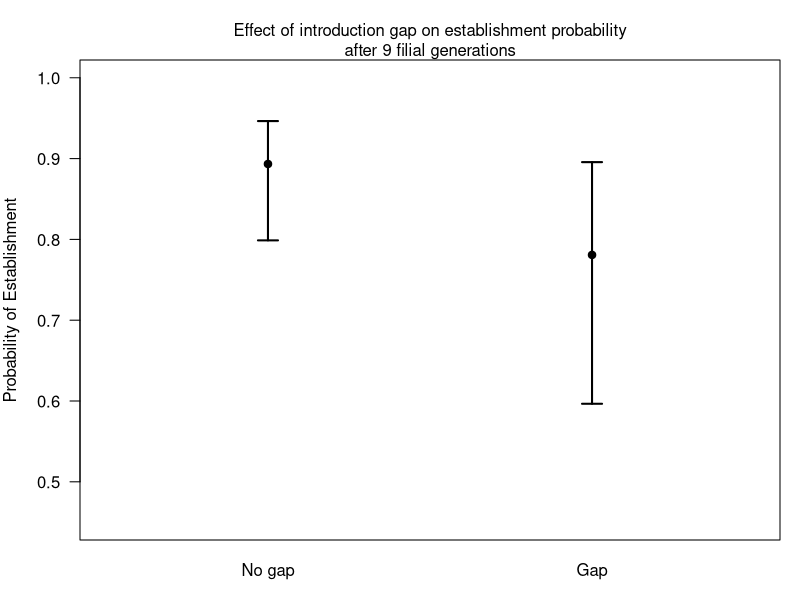

Write the R code that produced this figure. (Note: this script raises an error after producing the figure.)
#### Title: Extinction probability analysis ####
###
### Author: Michael Koontz
### Email: mikoontz@gmail.com
###
### Date Created: 20150502
### Penultimate Updated: 20160124 (Changed frame of reference from extinction to establishment)
### Last Updated: 20161120
###
#### Purpose: Use tidy extinction data to assess the probability of extinction depending on different covariates. ####
###
### There are 5 different analysis presented here. 

### The first uses generation 9 (the end of the experiment) as the fixed point where we assess whether or not a population has established.

### The second analysis uses generation 6 as the fixed point where we assess whether or not a population has established. Generation 6 is after all introductions have completed, but before we see the rapid decline in population abundance that may indicate an additional biological process is at work.

### The third analysis uses all generations after introductions are complete (5 through 9) and includes a random effect of population ID to account for the repeated measures. This analysis was halted early on due to an inability to fit the models to the data.

### The fourth analysis uses generation 5 as the fixed point where we assess whether or not a population has established. Generation 5 is the first generation after all introductions have completed for all populations.

### The fifth analysis uses a relative timepoint to measure extant/extinct. Here, we assess establishment 5 generations after the final introduction event for each introduction regime. Since the 20x1 introduction regime took 1 generation to implement (new individuals to a patch in generation P), we look at generation 5 (F5) for establishment. Since the 4x5 introduction regime took 5 generations to implement (new individuals to a patch in generations P, F1, F2, F3, F4), we look at generation 9 (F9) for establishment. This analysis preempts the counterargument that the fewer, larger introductions had more time to go extinct, thus we see they have a lower estimated establishment probability at any given absolute time point.

#### Load libraries, read data, and set it up for analysis ####
# Clear environment if necessary
# rm(list=ls())

library(lme4)
library(lsmeans)
library(multcompView)
library(tidyr)

b <- read.csv("data/clean-establishment-data.csv")
b$number <- as.factor(b$number)
b$block <- as.factor(b$block)
b$gap <- as.factor(b$gap)


##### Analysis 1: Extant/extinct assessment at generation 9 #####

#### Analysis 1: Assessing effect of the introduction gap ####

# Subset data to represent the only blocks and introduction treatments that COULD have experienced introduction gaps
gap.potential <- subset(b, subset=(block!=3)&(number%in%c(2,4)))

# We use a simple random effects structure here, because there is far less data in this subsetted dataset. Use extant assessment at generation 10 (9 full censuses after initial introduction).
m1 <- glmer(extant_5_after ~ number*environment*gap + (1 | block), data=gap.potential, family=binomial, control=glmerControl(optimizer="bobyqa"))

# Update the model fit to remove the 3-way interaction
m2 <- update(m1, formula= .~. - number:environment:gap)

anova(m1,m2) # LRT suggests model with 3-way interaction is not more likely than model with additive effect of gap. Drop 3-way interaction with gap.

m3 <- update(m2, formula= .~. -gap:environment)

anova(m2, m3) # LRT suggests model with interaction between gap and environment is not more likely than model without, so we drop the gap:environment interaction.

m4 <- update(m3, formula= .~. -gap:number)

anova(m3, m4) # LRT suggests model with interaction between gap and propagule number is not more likely than model without, so we drop the gap:number interaction.

m5 <- update(m4, formula= .~. -gap)

anova(m4, m5) # LRT suggests that the model with an additive effect of gap is NOT more likely than the model without, so we drop the effect of gap. Note this is DIFFERENT than the analysis where extant/extinct is assessed relative to when introductions finish.

#--------------------
#### Analysis 1: Plot effect (if any) of introduction gap ####
# Quick plot to show marginal effect of introduction gap (very overlapping CIs when looking at generation 9)
#--------------------
# Recall that plogis() has the effect of being an inverse logit function and qlogis() has the effect of being a logit function.

ls <- summary(lsmeans::lsmeans(m4, pairwise ~ as.factor(gap), adjust="none")$lsmeans)

cont <- lsmeans::lsmeans(m4, pairwise ~ as.factor(gap), adjust="none")$contrasts
cont.mu <- plogis(summary(cont)$estimate)
cont.SE <- c(plogis(summary(cont)$estimate - summary(cont)$SE), plogis(summary(cont)$estimate + summary(cont)$SE))
cont.SE

mu <- plogis(ls$lsmean)
CI <- rbind(plogis(ls$asymp.LCL), plogis(ls$asymp.UCL))

# pdf("Clean Plots/introduction gap effect.pdf", height=3.75, width=3.75)
par(mar=c(3,4,3,1))
plot(x=c(1,2), y=mu, ylim=c(0.45, 1), xlim=c(0.5,2.5), las=1, pch=19, xaxt="n", xlab=NA, ylab="Probability of Establishment")
axis(side=1, at=c(1,2), labels=c("No gap", "Gap"), tick=FALSE)
arrows(x0=c(1,2), y0=CI[1,], y1=CI[2,], code=3, length=0.1, angle=90, lwd=2)
# dev.off()

mtext(side=3, text="Effect of introduction gap on establishment probability\nafter 9 filial generations")

#-----------------------
# No need to trim the data to exclude those populations that experienced an introduction gap.
#-----------------------

# Subset to remove populations with an introduction gap
b.trim <- b

#-------------------
#### Analysis 1: Determining the random effects structure ####
### Test whether there are interactions between the covariates and the random effect of block
#-------------------

# The 'keep it maximal' random effects structure; Possibly too many parameters to justify this approach.
m5a <- glmer(extant_5_after ~ number*environment + (number*environment | block), data=b.trim, family=binomial, control=glmerControl(optimizer="bobyqa"))

m5b <- update(m5a, formula= .~ number*environment + (number + environment | block))

anova(m5a, m5b) # Doesn't appear to be a three way interaction bw number, environment, and block.

m5c <- update(m5b, formula= . ~ number*environment + (number | block))

anova(m5b, m5c) # No interaction between block and environment

m5d <- update(m5c, formula= . ~ number*environment + (environment | block))

anova(m5c, m5d) # No interaction between block and number

# There appear to be no interactions between block and the fixed covariates, so we use a simple random intercept structure for the random effect of temporal block.

#----------------
#### Analysis 1: Influence of fixed effects ####
#----------------

# Use LRT tests to guide interpretation, but all fixed effects will remain in the model in the end
m6 <- glmer(extant_5_after ~ number*environment + (1 | block), data=b.trim, family=binomial, control=glmerControl(optimizer="bobyqa"))

m7 <- update(m6, formula= .~. - number:environment)

anova(m6, m7) # Doesn't appear to be an interaction between propagule number and environmental stability

m8 <- update(m7, formula= .~. -environment)

anova(m7, m8) # Environment doesn't seem to affect extinction probability

m9 <- update(m8, formula= .~. -number)

anova(m8, m9) # Propagule number seems to be very important for extinction probability

# The final model which includes all fixed effects and uses the trimmed dataset without populations that experienced a gap in the introduction period
final <- m6
#### Analysis 1: Interpretation and contrasts ####

results <- lsmeans::lsmeans(final, pairwise ~ number, adjust="none")
results
posthoc <- summary(results$lsmeans)

sig_letters <- lsmeans::cld(results, Letters = letters)$.group[order(cld(results)$number)]
xvals <- 1:length(posthoc$lsmean)
min_y <- min(plogis(posthoc$asymp.LCL))

plot(x = xvals, y=plogis(posthoc$lsmean), 
     ylim=c(min_y, 1.0), 
     xlim = range(xvals) + c(-0.5, 0.5), 
     las=1, 
     pch=19, 
     xaxt="n", 
     xlab="Introduction regime", 
     ylab="Establishment probability", 
     col=cols, 
     bty="L")

# cols <- c("dodgerblue", "brown1", "gold", "green")
cols <- "black"

axis(side=1, 
     at = xvals, 
     labels = c("20x1","10x2","5x4","4x5"), 
     tick = FALSE)

arrows(x0 = xvals, 
       y0 = plogis(posthoc$asymp.LCL), 
       y1 = plogis(posthoc$asymp.UCL), 
       code = 3, 
       length = 0.1, 
       angle = 90, 
       lwd = 2,
       col = cols)

text(x = 1:4, y = 1.02, labels = sig_letters)

mtext(side=3, 
      text="Effect of propagule number on extinction probability\nafter 9 filial generations", 
      line = 2)
#### Analysis 1: Effect of temporary extinctions ####

bb <- subset(b.trim, subset=number %in% c(2,4,5))
bb$temp <- ifelse(bb$temp.extinctions > 0, yes=TRUE, no=FALSE)
bb$temp <- as.factor(bb$temp)

(nrow(b.trim) - sum(b.trim$extant9)) / nrow(b.trim)
# Total extinct through 9 generations: 150/917 = 0.164
(nrow(b.trim) - sum(b.trim$extant_5_after)) / nrow(b.trim)
# Total extinct 5 generations after final intro: 108/917 = 0.1178

sum(b.trim$temp.extinctions > 0) / nrow(bb)
# Temporary extinction before new introduction: 115/677 = 0.1699
sum(b.trim$temp.extinctions > 1) / nrow(bb)
# Temporarily extinct twice before new introduction: 13/677 = 0.0192
sum(b.trim$temp.extinctions > 2) / nrow(bb)
# Temporarily extinct thrice before new introduction: 1/677 = 0.00148

# Proportion extant at end of experiment
aggregate(extant_5_after ~ temp + number, FUN=mean, data=bb) 
aggregate(loss ~ number, FUN=mean, data=bb)
aggregate(temp.extinctions ~ number, FUN=sum, data=bb)

tempA <- glmer(extant9 ~ number*environment + temp + (1 | block), data=bb, family=binomial, control=glmerControl(optimizer="bobyqa"))

reducedModel <- glmer(extant9 ~ number*environment + (1 | block), data=bb, family=binomial, control=glmerControl(optimizer="bobyqa"))

anova(tempA, reducedModel) # Significant effect of temporary extinction versus not

lossA <- glmer(extant9 ~ number*environment + loss + (1 | block), data=bb, family=binomial, control=glmerControl(optimizer="bobyqa"))

anova(lossA, reducedModel) # Significant effect of AMOUNT of loss. More genetic inputs lost meant a higher extinction probability
summary(lossA) # One more potential beetle lost means a decrease in 0.11 log odds of establishment.
# plogis(0.92) # Mean probability of establishment
# plogis(0.92 - 0.11) # Approximate probability of establishment with 1 fewer individual
# plogis(0.92 - .11*5) # Approximate probability of establishment with 5 fewer individuals



##### Analysis 2: Extant/extinct assessment at generation 6 #####

#### Analysis 2: Assessing effect of the introduction gap ####
# Subset data to represent the only blocks and introduction treatments that COULD have experienced introduction gaps
gap.potential <- subset(b, subset=(block!=3)&(number%in%c(2,4)))

# We use a simple random effects structure here, because there is far less data in this subsetted dataset. Use extant assessment at generation 6.
m1 <- glmer(extant6 ~ number*environment*gap + (1 | block), data=gap.potential, family=binomial, control=glmerControl(optimizer="bobyqa"))
# Model fails to converge...

# Update the model fit to remove the 3-way interaction
m2 <- update(m1, formula= .~. - number:environment:gap)
# This model is nearly unidentifiable.

anova(m1,m2) # LRT suggests model with 3-way interaction is not more likely than model with additive effect of gap. Drop 3-way interaction with gap. Also, the previous model failed to converge so really we'll "start" with the model that doesn't have the 3-way interaction

m3 <- update(m2, formula= .~. -gap:environment)

anova(m2, m3) # LRT suggests model with interaction between gap and environment is not more likely than model without, so we drop the gap:environment interaction. Also, m2 and m3 didn't fit without a Warning about degenerate Hessians.

m4 <- update(m3, formula= .~. -gap:number) # This is the first model that fits without throwing a Warning message. Let's use this as the fullest model.

anova(m3, m4) # LRT suggests model with interaction between gap and propagule number IS more likely than the model without, so we have to deal with this.

#--------------------
#### Analysis 2: Plot effect (if any) of introduction gap ####
# Quick plot to show marginal effect of introduction gap (very overlapping CIs when looking at generation 9)
#--------------------
# Recall that plogis() has the effect of being an inverse logit function and qlogis() has the effect of being a logit function.

ls <- summary(lsmeans::lsmeans(m4, pairwise ~ as.factor(gap) + number, adjust="none")$lsmeans)

cont <- lsmeans::lsmeans(m4, pairwise ~ as.factor(gap) + number, adjust="none")$contrasts
cont.mu <- plogis(summary(cont)$estimate)
cont.SE <- c(plogis(summary(cont)$estimate - summary(cont)$SE), plogis(summary(cont)$estimate + summary(cont)$SE))
cont.SE

mu <- plogis(ls$lsmean)
CI <- rbind(plogis(ls$asymp.LCL), plogis(ls$asymp.UCL))

# pdf("Clean Plots/introduction gap effect.pdf", height=3.75, width=3.75)
par(mar=c(5,4,2,1))
plot(x=1:4, y=mu, ylim=c(0.45, 1), xlim=c(0.5,4.5), las=1, pch=19, xaxt="n", xlab=NA, ylab="Probability of Establishment")
axis(side=1, at=1:4, labels=rep(c("No gap", "Gap"), times = 2), tick=FALSE)
mtext(side = 1, at = c(1.5, 3.5), text = c("10x2", "5x4"), line = 3)

arrows(x0=1:4, y0=CI[1,], y1=CI[2,], code=3, length=0.1, angle=90, lwd=2)
# dev.off()

mtext(side=3, text="Effect of introduction gap on establishment probability\nafter 6 generations")

#-----------------------
# We need to trim the data to exclude those populations that experienced an introduction gap.
#-----------------------

# Subset to remove populations with an introduction gap
b.trim <- b[b$gap == "FALSE", ]
# dim(b.trim) # 842 populations didn't experience an introduction gap.

#-------------------
#### Analysis 2: Determining the random effects structure ####
# Test whether there are interactions between the covariates and the random effect of block
#-------------------

# The 'keep it maximal' random effects structure; Possibly too many parameters to justify this approach.
m5a <- glmer(extant6 ~ number*environment + (number*environment | block), data=b.trim, family=binomial, control=glmerControl(optimizer="bobyqa"))

m5b <- update(m5a, formula= .~ number*environment + (number + environment | block)) # This is the most complicated random effects structure we can fit.

anova(m5a, m5b) # Doesn't appear to be a three way interaction bw number, environment, and block based on LRT, but we had trouble fitting the m5a model.

m5c <- update(m5b, formula= . ~ number*environment + (number | block))

anova(m5b, m5c) # No interaction between block and environment

m5d <- update(m5c, formula= . ~ number*environment + (environment | block))

anova(m5c, m5d) # No interaction between block and number

# There appear to be no interactions between block and the fixed covariates, so we use a simple random intercept structure for the random effect of temporal block.

#----------------
#### Analysis 2: Influence of fixed effects ####

# Use LRT tests to guide interpretation, but all fixed effects will remain in the model in the end
m6 <- glmer(extant6 ~ number + environment + number:environment + (1 | block), data=b.trim, family=binomial, control=glmerControl(optimizer="bobyqa"))

m7 <- update(m6, formula= .~. - number:environment)

anova(m6, m7) # Doesn't appear to be an interaction between propagule number and environmental stability

m8 <- update(m7, formula= .~. -environment)

anova(m7, m8) # Environment doesn't seem to affect extinction probability

m9 <- update(m8, formula= .~. -number)

anova(m8, m9) # Propagule number seems to be very important for extinction probability

# The final model which includes all fixed effects and uses the trimmed dataset without populations that experienced a gap in the introduction period
final <- m6
#### Analysis 2: Interpretation and contrasts ####

results <- lsmeans::lsmeans(final, pairwise ~ number, adjust="none")
results
posthoc <- summary(results$lsmeans)

sig_letters <- lsmeans::cld(results, Letters = letters)$.group[order(cld(results)$number)]
xvals <- 1:length(posthoc$lsmean)

plot(x = xvals, y=plogis(posthoc$lsmean), 
     ylim=c(0.7, 1.0), 
     xlim = range(xvals) + c(-0.5, 0.5), 
     las=1, 
     pch=19, 
     xaxt="n", 
     xlab="Introduction regime", 
     ylab="Establishment probability", 
     col=cols, 
     bty="L")

# cols <- c("dodgerblue", "brown1", "gold", "green")
cols <- "black"

axis(side=1, 
     at = xvals, 
     labels = c("20x1","10x2","5x4","4x5"), 
     tick = FALSE)

arrows(x0 = xvals, 
       y0 = plogis(posthoc$asymp.LCL), 
       y1 = plogis(posthoc$asymp.UCL), 
       code = 3, 
       length = 0.1, 
       angle = 90, 
       lwd = 2,
       col = cols)

text(x = 1:4, y = 1.02, labels = sig_letters)

mtext(side=3, 
      text="Effect of propagule number on extinction probability\nafter 6 generations", 
      line = 2)

##### Analysis 3: Extant/extinct assessment at each generation, include generation as a fixed effect, population ID as random effect #####

#### Analysis 3: Assessing effect of the introduction gap ####
bb <- subset(b, select = c("ID", "block", "number", "environment", "gap", paste0("extant", 1:9)))

# Gather the extant/extinct assessments currently in short form across columns into a 2-column pair of keys and values.
long_b <- gather(bb, key = generation, value = extant, -c(ID, block, number, environment, gap))
# Convert the gathered "generation" column to a numeric value representing which filial generation the row refers to
long_b$generation <- as.numeric(substr(long_b$generation, start = 7, stop = nchar(long_b$generation)))

# We are only interested in generations 5 through 9, which represent time points with all introductions completed
long_b <- subset(long_b, generation >= 5)

gap.potential <- subset(long_b, subset=(block!=3)&(number%in%c(2,4)))

str(gap.potential)
fm1 <- glmer(extant ~ number * environment * generation + gap + (1 | ID) + (1 | block), data = gap.potential, family = "binomial", control=glmerControl(optimizer="bobyqa"))

fm2 <- update(fm1, . ~ . - gap)
anova(fm1, fm2) # Looks like model with gap is more likely than the model without, so we'll drop those populations that experienced an introduction gap.

b_trim <- long_b[long_b$gap == "FALSE", ]
#### Analysis 3: Determining the random effects structure ####
head(b_trim)

# Even the simplest possible model that we'd be interested in won't fit using this framework. Let's abandon it in favor of fitting models for each generation that we care about.
fm1 <- glmer(extant ~ number * environment + generation + (1 | ID) + (1 | block), data = b_trim, family = "binomial", control=glmerControl(optimizer="bobyqa"))

##### Analysis 4: Extant/extinct assessment at generation 5 #####
## This analysis may not prove useful, as no populations in the 4x5 introduction regime went extinct by this time.
#### Analysis 4: Assessing effect of the introduction gap ####
# Subset data to represent the only blocks and introduction treatments that COULD have experienced introduction gaps
gap.potential <- subset(b, subset=(block!=3)&(number%in%c(2,4)))

# We use a simple random effects structure here, because there is far less data in this subsetted dataset. Use extant assessment at generation 10 (9 full censuses after initial introduction).
m1 <- glmer(extant5 ~ number*environment*gap + (1 | block), data=gap.potential, family=binomial, control=glmerControl(optimizer="bobyqa"))

# Update the model fit to remove the 3-way interaction
m2 <- update(m1, formula= .~. - number:environment:gap)

anova(m1,m2) # LRT suggests model with 3-way interaction is not more likely than model with additive effect of gap. Also, model with 3-way interaction failed to converge. Drop 3-way interaction with gap.

m3 <- update(m2, formula= .~. -gap:environment)

anova(m2, m3) # LRT suggests model with interaction between gap and environment is not more likely than model without, so we drop the gap:environment interaction.

m4 <- update(m3, formula= .~. -gap:number)

anova(m3, m4) # LRT suggests model with interaction between gap and propagule number is not more likely than model without, so we drop the gap:number interaction.

m5 <- update(m4, formula= .~. -gap)

anova(m4, m5) # LRT suggests that the model with an additive effect of gap is NOT more likely than the model without, so we drop the effect of gap.
#### Analysis 4: Plot effect (if any) of introduction gap ####
# Quick plot to show marginal effect of introduction gap (very overlapping CIs when looking at generation 9)
#--------------------
# Recall that plogis() has the effect of being an inverse logit function and qlogis() has the effect of being a logit function.

ls <- summary(lsmeans::lsmeans(m4, pairwise ~ as.factor(gap), adjust="none")$lsmeans)

cont <- lsmeans::lsmeans(m4, pairwise ~ as.factor(gap), adjust="none")$contrasts
cont.mu <- plogis(summary(cont)$estimate)
cont.SE <- c(plogis(summary(cont)$estimate - summary(cont)$SE), plogis(summary(cont)$estimate + summary(cont)$SE))
cont.SE

mu <- plogis(ls$lsmean)
CI <- rbind(plogis(ls$asymp.LCL), plogis(ls$asymp.UCL))

# pdf("Clean Plots/introduction gap effect.pdf", height=3.75, width=3.75)
par(mar=c(5,4,2,1))
plot(x=1:2, y=mu, ylim=c(0.45, 1), xlim=c(0.5,2.5), las=1, pch=19, xaxt="n", xlab=NA, ylab="Probability of Establishment")
axis(side=1, at=1:4, labels=rep(c("No gap", "Gap"), times = 2), tick=FALSE)

arrows(x0=1:4, y0=CI[1,], y1=CI[2,], code=3, length=0.1, angle=90, lwd=2)
# dev.off()

mtext(side=3, text="Effect of introduction gap on establishment probability\nafter 5 generations")

#-----------------------
# No need to trim the data to exclude those populations that experienced an introduction gap.
#-----------------------

# Subset to remove populations with an introduction gap
b.trim <- b
#### Analysis 4: Determining the random effects structure ####
# Test whether there are interactions between the covariates and the random effect of block
#-------------------

# The 'keep it maximal' random effects structure; Possibly too many parameters to justify this approach.
m5a <- glmer(extant5 ~ number*environment + (number*environment | block), data=b.trim, family=binomial, control=glmerControl(optimizer="bobyqa")) # This model doesn't converge

m5b <- update(m5a, formula= .~ number*environment + (number + environment | block)) # This model doesn't converge

anova(m5a, m5b) # Doesn't appear to be a three way interaction bw number, environment, and block based on LRT, but we had trouble fitting the m5a model.

m5c <- update(m5b, formula= . ~ number*environment + (number | block)) # This model doesn't converge

anova(m5b, m5c) # No interaction between block and environment

m5d <- update(m5c, formula= . ~ number*environment + (environment | block)) # This is the most complicated random effects structure whose model converges

anova(m5c, m5d) # No interaction between block and number
# There appear to be no interactions between block and the fixed covariates, so we use a simple random intercept structure for the random effect of temporal block.
# m6 <- update(m5d, formula = . ~ number * environment + (1 | block))
#### Analysis 4: Influence of fixed effects ####
# Use LRT tests to guide interpretation, but all fixed effects will remain in the model in the end
m6 <- glmer(extant5 ~ number + environment + number:environment + (1 | block), data=b.trim, family=binomial, control=glmerControl(optimizer="bobyqa")) # Model fails to converge. Problem is that the 4x5 introduction regime has NO extinctions yet at generation 5

m7 <- update(m6, formula= .~. - number:environment) # Model fails to converge

anova(m6, m7) # Doesn't appear to be an interaction between propagule number and environmental stability

m8 <- update(m7, formula= .~. -environment) # This model does converge

anova(m7, m8) # Environment doesn't seem to affect extinction probability

m9 <- update(m8, formula= .~. -number) # This model also converges

anova(m8, m9) # Propagule number seems to be very important for extinction probability

# The final model which includes all fixed effects and uses the trimmed dataset without populations that experienced a gap in the introduction period. Note though that this model didn't converge.

final <- m6
#### Analysis 4: Interpretation and contrasts ####

results <- lsmeans::lsmeans(final, pairwise ~ number, adjust="none")
results
posthoc <- summary(results$lsmeans)

sig_letters <- lsmeans::cld(results, Letters = letters)$.group[order(cld(results)$number)]
xvals <- 1:length(posthoc$lsmean)
min_y <- min(plogis(posthoc$asymp.LCL))

plot(x = xvals, y=plogis(posthoc$lsmean), 
     ylim=c(min_y, 1.0), 
     xlim = range(xvals) + c(-0.5, 0.5), 
     las=1, 
     pch=19, 
     xaxt="n", 
     xlab="Introduction regime", 
     ylab="Establishment probability", 
     col=cols, 
     bty="L")

# cols <- c("dodgerblue", "brown1", "gold", "green")
cols <- "black"

axis(side=1, 
     at = xvals, 
     labels = c("20x1","10x2","5x4","4x5"), 
     tick = FALSE)

arrows(x0 = xvals, 
       y0 = plogis(posthoc$asymp.LCL), 
       y1 = plogis(posthoc$asymp.UCL), 
       code = 3, 
       length = 0.1, 
       angle = 90, 
       lwd = 2,
       col = cols)

text(x = 1:4, y = 1.02, labels = sig_letters)

mtext(side=3, 
      text="Effect of propagule number on extinction probability\nafter 5 filial generations", 
      line = 2)

##### Analysis 5: Extant/extinct assessment 5 generations after final introduction event #####

#### Analysis 5: Assessing effect of the introduction gap ####

# Subset data to represent the only blocks and introduction treatments that COULD have experienced introduction gaps
gap.potential <- subset(b, subset=(block!=3)&(number%in%c(2,4)))

# We use a simple random effects structure here, because there is far less data in this subsetted dataset. Use extant assessment at generation 10 (9 full censuses after initial introduction).

m1 <- glmer(extant_5_after ~ number*environment*gap + (1 | block), data=gap.potential, family=binomial, control=glmerControl(optimizer="bobyqa"))

# Update the model fit to remove the 3-way interaction
m2 <- update(m1, formula= .~. - number:environment:gap)

anova(m1,m2) # LRT suggests model with 3-way interaction is not more likely than model with additive effect of gap. Drop 3-way interaction with gap.

m3 <- update(m2, formula= .~. -gap:environment)

anova(m2, m3) # LRT suggests model with interaction between gap and environment is not more likely than model without, so we drop the gap:environment interaction.

m4 <- update(m3, formula= .~. -gap:number)

anova(m3, m4) # LRT suggests model with interaction between gap and propagule number is not more likely than model without, so we drop the gap:number interaction.

m5 <- update(m4, formula= .~. -gap)

anova(m4, m5) # LRT suggests that the model with an additive effect of gap IS more likely than model without, so we deal with this by removing populations that experienced an introduction gap.

#--------------------
#### Analysis 5: Plot effect (if any) of introduction gap ####
# Quick plot to show marginal effect of introduction gap (very overlapping CIs when looking at generation 9)
#--------------------
# Recall that plogis() has the effect of being an inverse logit function and qlogis() has the effect of being a logit function.

ls <- summary(lsmeans::lsmeans(m4, pairwise ~ as.factor(gap), adjust="none")$lsmeans)

cont <- lsmeans::lsmeans(m4, pairwise ~ as.factor(gap), adjust="none")$contrasts
cont.mu <- plogis(summary(cont)$estimate)
cont.SE <- c(plogis(summary(cont)$estimate - summary(cont)$SE), plogis(summary(cont)$estimate + summary(cont)$SE))
cont.SE

mu <- plogis(ls$lsmean)
CI <- rbind(plogis(ls$asymp.LCL), plogis(ls$asymp.UCL))

# pdf("Clean Plots/introduction gap effect.pdf", height=3.75, width=3.75)
par(mar=c(3,4,3,1))
plot(x=c(1,2), y=mu, ylim=c(0.45, 1), xlim=c(0.5,2.5), las=1, pch=19, xaxt="n", xlab=NA, ylab="Probability of Establishment")
axis(side=1, at=c(1,2), labels=c("No gap", "Gap"), tick=FALSE)
arrows(x0=c(1,2), y0=CI[1,], y1=CI[2,], code=3, length=0.1, angle=90, lwd=2)
# dev.off()

mtext(side=3, text="Effect of introduction gap on establishment probability\n5 generations after the final introductione event")

### Introduction gap significantly decreases the probability of establishment.

#-----------------------
# We need to trim the data to exclude those populations that experienced an introduction gap.
#-----------------------

# Subset to remove populations with an introduction gap
b.trim <- b[b$gap == "FALSE", ]

#-------------------
#### Analysis 5: Determining the random effects structure ####
### Test whether there are interactions between the covariates and the random effect of block
#-------------------

# The 'keep it maximal' random effects structure; Possibly too many parameters to justify this approach.
m5a <- glmer(extant_5_after ~ number*environment + (number*environment | block), data=b.trim, family=binomial, control=glmerControl(optimizer="bobyqa")) # as we might expect, the model doesn't fit.

m5b <- update(m5a, formula= .~ number*environment + (number + environment | block)) # This one does converge and has the most complex random effects structure we could use.

anova(m5a, m5b) # Doesn't appear to be a three way interaction bw number, environment, and block.

m5c <- update(m5b, formula= . ~ number*environment + (number | block))

anova(m5b, m5c) # No interaction between block and environment

m5d <- update(m5c, formula= . ~ number*environment + (environment | block))

anova(m5c, m5d) # No interaction between block and number

# There appear to be no interactions between block and the fixed covariates, so we use a simple random intercept structure for the random effect of temporal block.
#----------------
#### Analysis 5: Influence of fixed effects ####
#----------------

# Use LRT tests to guide interpretation, but all fixed effects will remain in the model in the end
m6 <- glmer(extant_5_after ~ number*environment + (1 | block), data=b.trim, family=binomial, control=glmerControl(optimizer="bobyqa"))

m7 <- update(m6, formula= .~. - number:environment)

anova(m6, m7) # Doesn't appear to be an interaction between propagule number and environmental stability

m8 <- update(m7, formula= .~. -environment)

anova(m7, m8) # Environment doesn't seem to affect extinction probability

m9 <- update(m8, formula= .~. -number)

anova(m8, m9) # Propagule number seems to be very important for extinction probability

# The final model which includes all fixed effects and uses the trimmed dataset without populations that experienced a gap in the introduction period
final <- m6
#### Analysis 5: Interpretation and contrasts ####

results <- lsmeans::lsmeans(final, pairwise ~ number, adjust="none")
results
posthoc <- summary(results$lsmeans)

sig_letters <- lsmeans::cld(results, Letters = letters)$.group[order(cld(results)$number)]
xvals <- 1:length(posthoc$lsmean)
min_y <- min(plogis(posthoc$asymp.LCL))

plot(x = xvals, y=plogis(posthoc$lsmean), 
     ylim=c(min_y, 1.0), 
     xlim = range(xvals) + c(-0.5, 0.5), 
     las=1, 
     pch=19, 
     xaxt="n", 
     xlab="Introduction regime", 
     ylab="Establishment probability", 
     col=cols, 
     bty="L")

# cols <- c("dodgerblue", "brown1", "gold", "green")
cols <- "black"

axis(side=1, 
     at = xvals, 
     labels = c("20x1","10x2","5x4","4x5"), 
     tick = FALSE)

arrows(x0 = xvals, 
       y0 = plogis(posthoc$asymp.LCL), 
       y1 = plogis(posthoc$asymp.UCL), 
       code = 3, 
       length = 0.1, 
       angle = 90, 
       lwd = 2,
       col = cols)

text(x = 1:4, y = 1.02, labels = sig_letters)

mtext(side=3, 
      text="Effect of propagule number on extinction probability\nafter 9 filial generations", 
      line = 2)
#### Analysis 5: Effect of temporary extinctions ####

bb <- subset(b.trim, subset=number %in% c(2,4,5))
bb$temp <- ifelse(bb$temp.extinctions > 0, yes=TRUE, no=FALSE)
bb$temp <- as.factor(bb$temp)

# Note for all summaries of 5 generations after last intro event, the gap populations have been removed from the dataset
(nrow(b.trim) - sum(b.trim$extant9) ) / nrow(b.trim)
# Total extinct through 9 generations: 130/842 = 0.154 
(nrow(b.trim) - sum(b.trim$extant_5_after)) / nrow(b.trim)
# Total extinct 5 generations after final intro: 90/842 = 0.107

sum(b.trim$temp.extinctions > 0) / nrow(bb)
# Temporary extinction before new introduction: 104/602 = 0.1699
sum(b.trim$temp.extinctions > 1) / nrow(bb)
# Temporarily extinct twice before new introduction: 12/602 = 0.0199
sum(b.trim$temp.extinctions > 2) / nrow(bb)
# Temporarily extinct thrice before new introduction: 1/602 = 0.00148

dim(bb)

# Proportion extant at end of experiment
aggregate(extant_5_after ~ temp + number, FUN=mean, data=bb) 
aggregate(loss ~ number, FUN=mean, data=bb)
aggregate(temp.extinctions ~ number, FUN=sum, data=bb)

tempA <- glmer(extant_5_after ~ number*environment + temp + (1 | block), data=bb, family=binomial, control=glmerControl(optimizer="bobyqa"))

reducedModel <- glmer(extant_5_after ~ number*environment + (1 | block), data=bb, family=binomial, control=glmerControl(optimizer="bobyqa"))

anova(tempA, reducedModel)
# No significant effect of temporary extinction versus not

lossA <- glmer(extant_5_after ~ number*environment + loss + (1 | block), data=bb, family=binomial, control=glmerControl(optimizer="bobyqa"))

anova(lossA, reducedModel)
# No significant effect of AMOUNT of loss. Check this against the amount of loss at different time points (up to generation 6, for instance)


#### Plots with simulation results ####
# simResults <- read.csv("Clean-Analyses/simulations/establishment_abundance_table_5_50.csv")
# 
# extant <- simResults[, 1]
# 
# pdf("/Users/mikoontz/Documents/Research/Tribolium/Demography/Clean-Plots/modeled-establishment-probability-with-simulations-dot-whisker.pdf", height=3.75, width=3.75)
# 
# par(mar=c(3,4,2,1), xpd=NA, oma=c(2,0,0,0))
# plot(x=1:4, y=plogis(posthoc$lsmean), ylim=c(0.7, 1.0), xlim=c(0.5,4.5), las=1, pch=19, xaxt="n", xlab=NA, ylab="Establishment probability", col=cols, bty="L")
# axis(side=1, at=1:4, labels=c("20x1", "10x2", "5x4", "4x5"), tick=FALSE)
# arrows(x0=1:4, y0=plogis(posthoc$asymp.LCL), y1=plogis(posthoc$asymp.UCL), code=3, length=0.05, angle=90, lwd=2, col=cols)
# text(x=1:4, y=plogis(posthoc$asymp.UCL)+0.02, labels=c("a", "b", "c", "c"), cex=0.5)
# 
# segments(x0=(1:4)-0.3, x1=(1:4)+0.3, y0=extant, lwd=4)
# mtext(side=1, text="Introduction regime", line=3)
# 
# dev.off()
